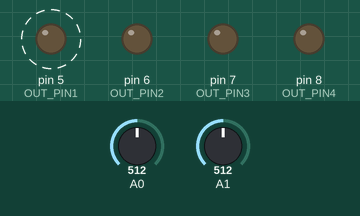
Recording of a sketch running on a simulated Arduino Uno, built with avr-gcc and run on an emulated ATmega328P. Shown: output pins drawn as LEDs (lit = HIGH). Dashed ring = blinking. The inputs (shaded band) are chosen by the test bench; at power-on: A0 = 512, A1 = 512. Storage starts empty; what the sketch prints to the serial monitor is not drawn.

Above: at 1.2 s.
1.3 s: A0 set to 122
At 1.49 s:
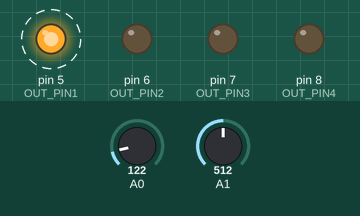
4.3 s: A0 set to 0
5.8 s: A1 set to 859
At 8.4 s:
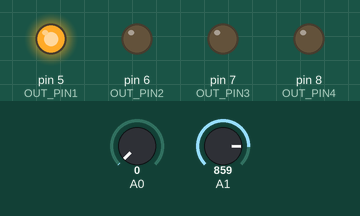
8.7 s: A1 set to 883
Timing chart, 0 to 13.2 s (numbered marks = the images above; inputs shaded):
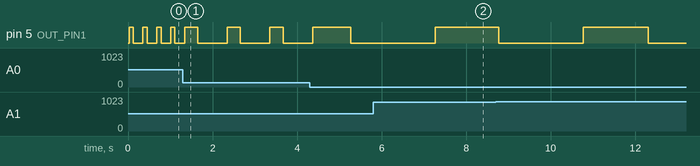

The sketch:

Oras.ino
```cpp
#include <SPI.h>
#include <SD.h>

/*
  Pin Setup

  SD Card Reader
  ---
  MOSI - D11
  MISO - D12
  CLK - D13
  CS - D4

  Clock
  ---
  Outputs: D5, D6, D7, D8
  Tempo in: A0
  Duration in: A1
*/

const int PROGMEM OUT_PIN1 = 5;
const int PROGMEM OUT_PIN2 = 6;
const int PROGMEM OUT_PIN3 = 7;
const int PROGMEM OUT_PIN4 = 8;

int count = 0;

bool started = false;
int time_actual;
float bpm;
const float max_bpm = 500;
const float min_bpm = 30;
int max_time = ((1 / (min_bpm / 60)) * 1000);
int min_time = ((1 / (max_bpm / 60)) * 1000);


// Pattern variables
File pattern_file;
char pattern_char1;
char pattern_char2;
char pattern_char3;

void setup() {
  Serial.begin(9600);
  pinMode(OUT_PIN1, OUTPUT);
  pinMode(OUT_PIN2, OUTPUT);
  pinMode(OUT_PIN3, OUTPUT);
  pinMode(OUT_PIN4, OUTPUT);

//  while (!Serial) {}
  load_pattern("default.txt");
}

void loop() {
  int input_speed    = analogRead(A0);
  int input_duration = analogRead(A1);

  bpm = map(input_speed, 0, 1023, min_bpm, max_bpm);

  float duration_percentage =  map(input_duration, 0, 1023, 1, 90);

  int cycletime = (60000 / bpm);
  float cycle_start = cycletime;
  float cycle_stop = (cycletime * (duration_percentage / 100));

  cycle_on();
  delay(cycle_stop);
  cycle_off();
  delay(cycle_start);

}


void load_pattern(String filename){
  Serial.print("Initializing SD card...");

  if (!SD.begin(4)) {
    Serial.println("init failed!");
    while (1);
  }
  Serial.println("init done.");

  pattern_file = SD.open(filename);

  if (pattern_file) {
    Serial.println(filename);
  } else {
    Serial.println("error opening file");
  }
}


void cycle_off() {
  digitalWrite(OUT_PIN1, LOW);
  digitalWrite(OUT_PIN2, LOW);
  digitalWrite(OUT_PIN3, LOW);
  digitalWrite(OUT_PIN4, LOW);
}

void cycle_on() {

  // Read three columns
  pattern_char1 = pattern_file.read();
  pattern_char2 = pattern_file.read();
  pattern_char3 = pattern_file.read();
  // Read new line
  pattern_file.read();

  if (!pattern_file.available()) pattern_file.seek(0);

  digitalWrite(OUT_PIN1, HIGH);
  if (pattern_char1 == '1') digitalWrite(OUT_PIN2, HIGH);
  if (pattern_char2 == '1') digitalWrite(OUT_PIN3, HIGH);
  if (pattern_char3 == '1') digitalWrite(OUT_PIN4, HIGH);
}
```

Measured:
- after the input at 1.3 s, pin 5 (OUT_PIN1): alternates HIGH for 0.31 s and LOW for 0.70 s, starting after 0.35 s
- after the input at 5.8 s, pin 5 (OUT_PIN1): goes on until 7.3 s, then stays HIGH
- by itself, pin 5 (OUT_PIN1): alternates HIGH for 0.10 s and LOW for 0.23 s
